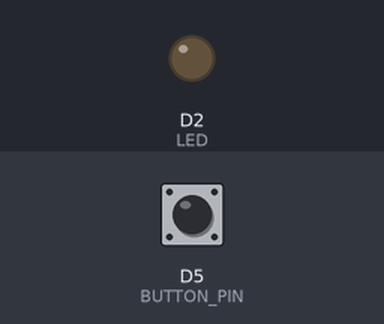
Recording of a sketch running on a simulated ESP8266 (NodeMCU). On the bench: output pins drawn as LEDs (lit = HIGH). The test bench sets the inputs (shaded band); at power-on: D5 (BUTTON_PIN) HIGH. What the sketch prints to the serial monitor is not drawn.

Above: at 1.4 s.
1.5 s: D5 (BUTTON_PIN) pulled LOW for 0.15 s
At 1.57 s:
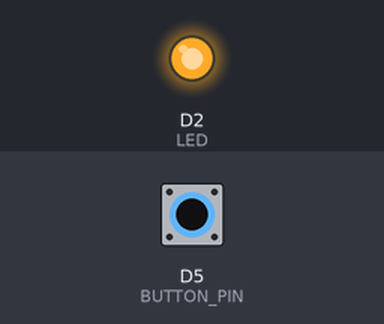
3.1 s: D5 (BUTTON_PIN) pulled LOW for 3.2 s
At 7.0 s:
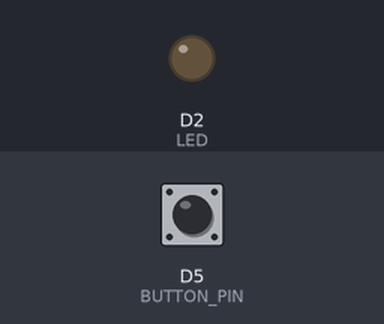
Timing chart, 0 to 8.5 s (numbered marks = the images above; inputs shaded):
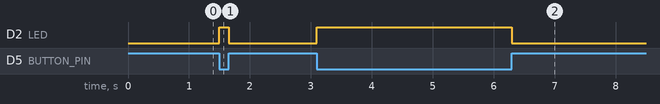

Measured:
- after the input at 1.5 s, D2 (LED): LOW → HIGH at once, → LOW 0.15 s later
- after the input at 3.1 s, D2 (LED): LOW → HIGH at once, → LOW 3.2 s later

The sketch:

Button_LED.ino
```cpp
#define BUTTON_PIN D5 // GPIO14 (D5)
#define LED D2 // GPIO4 (D2)

void setup() {
  Serial.begin(115200);
  delay(200);
  pinMode(BUTTON_PIN, INPUT_PULLUP);
  pinMode(LED, OUTPUT);
}

void loop(){
  // Read the value of the input. It can either be 1 or 0
  int buttonValue = digitalRead(BUTTON_PIN);
  if (buttonValue == LOW){
    // If button pushed, turn LED on
    digitalWrite(LED, HIGH);
    Serial.println("LED on");
   } else {
    // Otherwise, turn the LED off
    digitalWrite(LED, LOW);
    Serial.println("LED off");
  }
}
```
